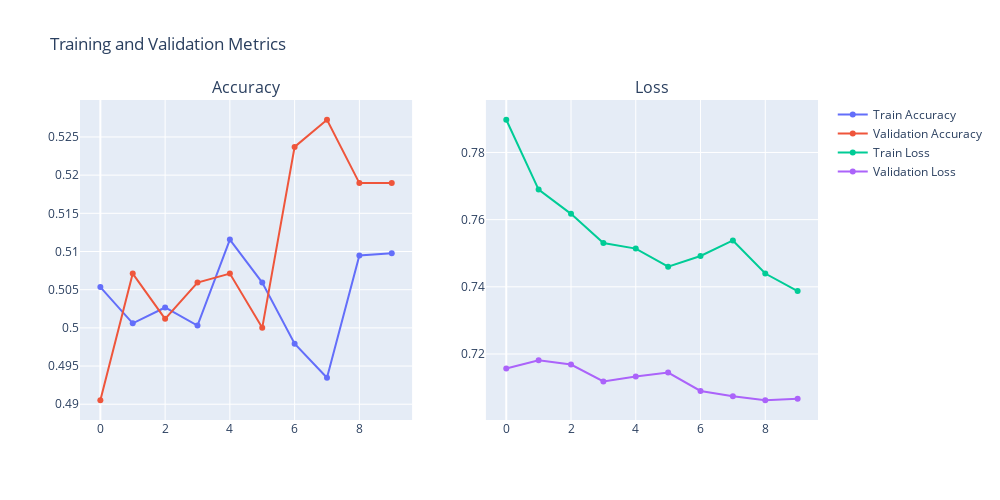

Notebook code cell kept with this figure:
### Markdown cell above
Here I use learning_rate=0.0001 as the optimizer because it adapts the learning rate during training and generally converges faster and more reliably than SGD. I chose a small learning rate to ensure stable updates and avoid overshooting. I also use dropout layers to control for overfitting.

### Code cell
y_binary = (y > 0).astype(int)

# Split again for binary target
split_idx = int(len(X) * 0.8)
X_train, X_val = X[:split_idx], X[split_idx:]
y_train, y_val = y_binary[:split_idx], y_binary[split_idx:]

# Build model
input_shape = X_train.shape[1:]

model6 = Sequential([
    SimpleRNN(64, activation='tanh', input_shape=input_shape, return_sequences=True),
    Dropout(0.2),
    SimpleRNN(32, activation='tanh'),
    Dropout(0.2),
    Dense(1, activation='sigmoid')
])

optimizer = Adam(learning_rate=0.0001)
model6.compile(optimizer=optimizer, loss='binary_crossentropy', metrics=['accuracy'])

# Summary
model6.summary()

# Plot model
plot_model(model6, show_shapes=True, dpi=70)

# Early stopping
early_stop = EarlyStopping(monitor='val_loss', patience=7, restore_best_weights=True)

# Train
history6 = model6.fit(
    X_train, y_train,
    validation_data=(X_val, y_val),
    epochs=10,
    batch_size=32,
    callbacks=[early_stop],
    verbose=1
)

plotTrain(history6)

### Figure 1 — Plotly figure (JSON) as saved in the notebook; plotly's stock layout.template omitted (floating-point values rounded to 4 significant figures)
{"data": [{"mode": "lines+markers", "name": "Train Accuracy", "type": "scatter", "xaxis": "x", "y": [0.5053, 0.5006, 0.5027, 0.5003, 0.5116, 0.5059, 0.4979, 0.4935, 0.5095, 0.5098], "yaxis": "y"}, {"mode": "lines+markers", "name": "Validation Accuracy", "type": "scatter", "xaxis": "x", "y": [0.4905, 0.5071, 0.5012, 0.5059, 0.5071, 0.5, 0.5237, 0.5273, 0.519, 0.519], "yaxis": "y"}, {"mode": "lines+markers", "name": "Train Loss", "type": "scatter", "xaxis": "x2", "y": [0.7897, 0.7689, 0.7617, 0.7531, 0.7514, 0.746, 0.7492, 0.7538, 0.744, 0.7387], "yaxis": "y2"}, {"mode": "lines+markers", "name": "Validation Loss", "type": "scatter", "xaxis": "x2", "y": [0.7157, 0.7181, 0.7168, 0.7118, 0.7133, 0.7145, 0.709, 0.7074, 0.7062, 0.7067], "yaxis": "y2"}], "layout": {"annotations": [{"font": {"size": 16}, "showarrow": false, "text": "Accuracy", "x": 0.225, "xanchor": "center", "xref": "paper", "y": 1, "yanchor": "bottom", "yref": "paper"}, {"font": {"size": 16}, "showarrow": false, "text": "Loss", "x": 0.775, "xanchor": "center", "xref": "paper", "y": 1, "yanchor": "bottom", "yref": "paper"}], "height": 500, "showlegend": true, "title": {"text": "Training and Validation Metrics"}, "width": 1000, "xaxis": {"anchor": "y", "domain": [0, 0.45]}, "xaxis2": {"anchor": "y2", "domain": [0.55, 1]}, "yaxis": {"anchor": "x", "domain": [0, 1]}, "yaxis2": {"anchor": "x2", "domain": [0, 1]}}}
